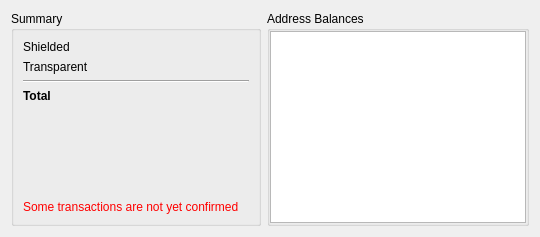
      <widget class="QWidget" name="tab">
       <attribute name="title">
        <string>Balance</string>
       </attribute>
       <layout class="QGridLayout" name="gridLayout_2">
        <item row="0" column="0">
         <layout class="QHBoxLayout" name="horizontalLayout_5">
          <item>
           <widget class="QGroupBox" name="groupBox">
            <property name="minimumSize">
             <size>
              <width>250</width>
              <height>0</height>
             </size>
            </property>
            <property name="title">
             <string>Summary</string>
            </property>
            <property name="flat">
             <bool>false</bool>
            </property>
            <layout class="QGridLayout" name="gridLayout">
             <item row="0" column="0">
              <layout class="QVBoxLayout" name="verticalLayout">
               <item>
                <layout class="QHBoxLayout" name="horizontalLayout">
                 <item>
                  <widget class="QLabel" name="label">
                   <property name="sizePolicy">
                    <sizepolicy hsizetype="Minimum" vsizetype="Preferred">
                     <horstretch>0</horstretch>
                     <verstretch>0</verstretch>
                    </sizepolicy>
                   </property>
                   <property name="text">
                    <string>Shielded</string>
                   </property>
                  </widget>
                 </item>
                 <item>
                  <widget class="QLabel" name="balSheilded">
                   <property name="text">
                    <string/>
                   </property>
                   <property name="alignment">
                    <set>Qt::AlignRight|Qt::AlignTrailing|Qt::AlignVCenter</set>
                   </property>
                  </widget>
                 </item>
                </layout>
               </item>
               <item>
                <layout class="QHBoxLayout" name="horizontalLayout_2">
                 <item>
                  <widget class="QLabel" name="label_2">
                   <property name="sizePolicy">
                    <sizepolicy hsizetype="Minimum" vsizetype="Preferred">
                     <horstretch>0</horstretch>
                     <verstretch>0</verstretch>
                    </sizepolicy>
                   </property>
                   <property name="text">
                    <string>Transparent</string>
                   </property>
                  </widget>
                 </item>
                 <item>
                  <widget class="QLabel" name="balTransparent">
                   <property name="text">
                    <string/>
                   </property>
                   <property name="alignment">
                    <set>Qt::AlignRight|Qt::AlignTrailing|Qt::AlignVCenter</set>
                   </property>
                  </widget>
                 </item>
                </layout>
               </item>
               <item>
                <widget class="Line" name="line">
                 <property name="orientation">
                  <enum>Qt::Horizontal</enum>
                 </property>
                </widget>
               </item>
               <item>
                <layout class="QHBoxLayout" name="horizontalLayout_3">
                 <item>
                  <widget class="QLabel" name="label_3">
                   <property name="sizePolicy">
                    <sizepolicy hsizetype="Minimum" vsizetype="Preferred">
                     <horstretch>0</horstretch>
                     <verstretch>0</verstretch>
                    </sizepolicy>
                   </property>
                   <property name="font">
                    <font>
                     <weight>75</weight>
                     <bold>true</bold>
                    </font>
                   </property>
                   <property name="text">
                    <string>Total</string>
                   </property>
                  </widget>
                 </item>
                 <item>
                  <widget class="QLabel" name="balTotal">
                   <property name="font">
                    <font>
                     <weight>75</weight>
                     <bold>true</bold>
                    </font>
                   </property>
                   <property name="text">
                    <string/>
                   </property>
                   <property name="alignment">
                    <set>Qt::AlignRight|Qt::AlignTrailing|Qt::AlignVCenter</set>
                   </property>
                  </widget>
                 </item>
                </layout>
               </item>
               <item>
                <layout class="QHBoxLayout" name="horizontalLayout_99">
                 <item>
                  <widget class="QLabel" name="label_99">
                   <property name="sizePolicy">
                    <sizepolicy hsizetype="Minimum" vsizetype="Preferred">
                     <horstretch>0</horstretch>
                     <verstretch>0</verstretch>
                    </sizepolicy>
                   </property>
                   <property name="font">
                    <font>
                     <weight>75</weight>
                     <bold>true</bold>
                    </font>
                   </property>
                   <property name="text">
                    <string/>
                   </property>
                  </widget>
                 </item>
                 <item>
                  <widget class="QLabel" name="balUSDTotal">
                   <property name="font">
                    <font>
                     <weight>75</weight>
                     <bold>true</bold>
                    </font>
                   </property>
                   <property name="text">
                    <string/>
                   </property>
                   <property name="alignment">
                    <set>Qt::AlignRight|Qt::AlignTrailing|Qt::AlignVCenter</set>
                   </property>
                  </widget>
                 </item>
                </layout>
               </item>
               <item>
                <spacer name="verticalSpacer">
                 <property name="orientation">
                  <enum>Qt::Vertical</enum>
                 </property>
                 <property name="sizeHint" stdset="0">
                  <size>
                   <width>20</width>
                   <height>40</height>
                  </size>
                 </property>
                </spacer>
               </item>
               <item>
                <widget class="QLabel" name="unconfirmedWarning">
                 <property name="sizePolicy">
                  <sizepolicy hsizetype="Minimum" vsizetype="Preferred">
                   <horstretch>0</horstretch>
                   <verstretch>0</verstretch>
                  </sizepolicy>
                 </property>
                 <property name="styleSheet">
                  <string notr="true">color: red;</string>
                 </property>
                 <property name="text">
                  <string>Some transactions are not yet confirmed</string>
                 </property>
                </widget>
               </item>
              </layout>
             </item>
            </layout>
           </widget>
          </item>
          <item>
           <widget class="QGroupBox" name="addressBalances">
            <property name="sizePolicy">
             <sizepolicy hsizetype="Expanding" vsizetype="Preferred">
              <horstretch>0</horstretch>
              <verstretch>0</verstretch>
             </sizepolicy>
            </property>
            <property name="title">
             <string>Address Balances</string>
            </property>
            <layout class="QHBoxLayout" name="horizontalLayout_4">
             <property name="spacing">
              <number>6</number>
             </property>
             <property name="leftMargin">
              <number>0</number>
             </property>
             <property name="topMargin">
              <number>0</number>
             </property>
             <property name="rightMargin">
              <number>0</number>
             </property>
             <property name="bottomMargin">
              <number>0</number>
             </property>
             <item>
              <widget class="QTableView" name="balancesTable">
               <property name="styleSheet">
                <string notr="true"/>
               </property>
               <property name="selectionMode">
                <enum>QAbstractItemView::SingleSelection</enum>
               </property>
               <property name="selectionBehavior">
                <enum>QAbstractItemView::SelectRows</enum>
               </property>
               <property name="cornerButtonEnabled">
                <bool>false</bool>
               </property>
               <attribute name="horizontalHeaderShowSortIndicator" stdset="0">
                <bool>false</bool>
               </attribute>
               <attribute name="horizontalHeaderStretchLastSection">
                <bool>true</bool>
               </attribute>
               <attribute name="verticalHeaderVisible">
                <bool>false</bool>
               </attribute>
              </widget>
             </item>
            </layout>
           </widget>
          </item>
         </layout>
        </item>
       </layout>
      </widget>
